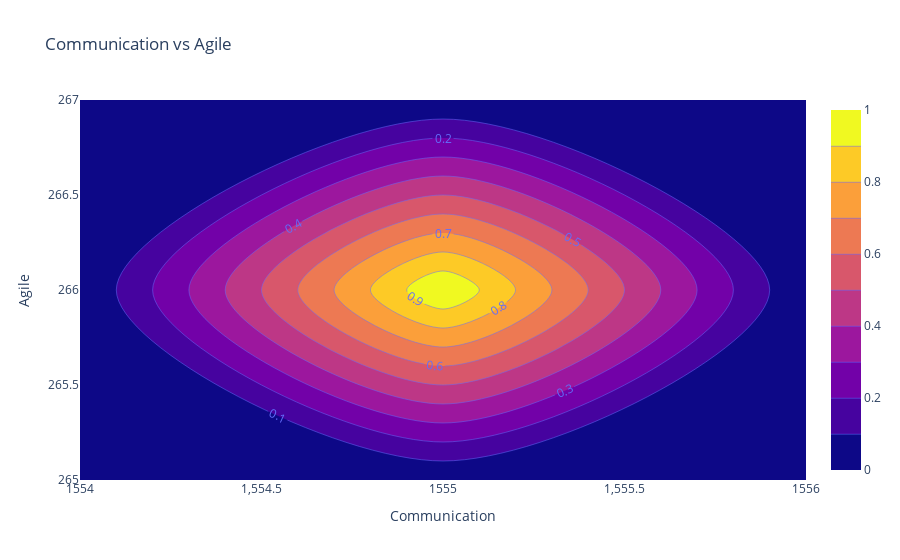

Source (notebook cell):
### Code cell
communication_vs_agile = px.density_contour(data_frame=soft_skills_df,
                                        x='Communication', y='Agile',
                                        title='Communication vs Agile')
communication_vs_agile.update_traces(contours_coloring="fill", contours_showlabels = True)
communication_vs_agile.show()

### Figure 1 — Plotly figure (JSON) as saved in the notebook; plotly's stock layout.template omitted (floating-point values rounded to 4 significant figures)
{"data": [{"contours": {"coloring": "fill", "showlabels": true}, "hovertemplate": "Communication=%{x}<br>Agile=%{y}<br>count=%{z}<extra></extra>", "legendgroup": "", "line": {"color": "#636efa"}, "name": "", "showlegend": false, "type": "histogram2dcontour", "x": [1555], "xaxis": "x", "xbingroup": "x", "y": [266], "yaxis": "y", "ybingroup": "y"}], "layout": {"legend": {"tracegroupgap": 0}, "title": {"text": "Communication vs Agile"}, "xaxis": {"anchor": "y", "domain": [0, 1], "title": {"text": "Communication"}}, "yaxis": {"anchor": "x", "domain": [0, 1], "title": {"text": "Agile"}}}}
